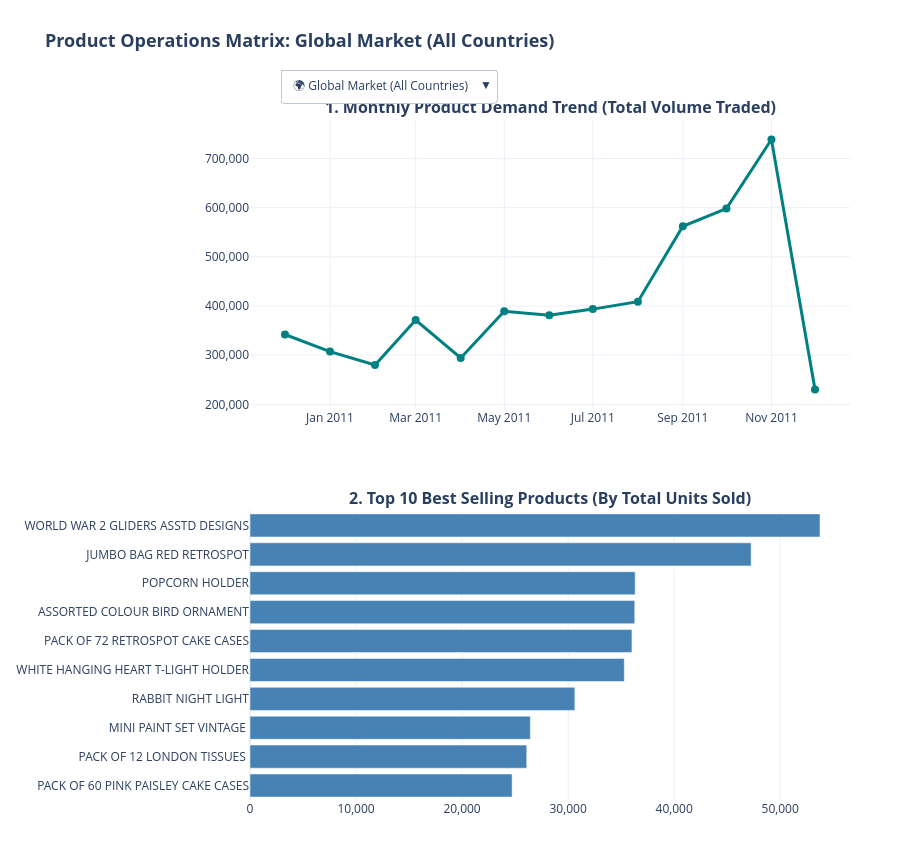

The cell this chart's notebook holds for it:
### Markdown cell above
Dashboard

### Code cell
import plotly.graph_objects as go
from plotly.subplots import make_subplots

# =========================================================================
# 1. SETUP DATE HORIZONS & FILTER CONSTANTS
# =========================================================================
# Ensure your time dimensions are mapped to structured string attributes
df['Month_Str'] = df['YearMonth'].dt.strftime('%Y-%m')

# Extract unique target countries, sorted alphabetically
available_countries = sorted(df['Country'].unique())

# Pre-aggregate a Master Dictionary for lightning-fast dropdown switching
# This maps out both Month-level trend charts and Product-level bar charts
country_data = {}

for country in available_countries:
    country_sub = df[df['Country'] == country]

    # Trace 0 Data: Monthly Trend (Summing Quantity)
    trend = country_sub.groupby('Month_Str')['Quantity'].sum().reset_index()

    # Trace 1 Data: Top 10 Best Sellers (Summing Quantity, sorted ascending for horizontal bar)
    products = country_sub.groupby('Description')['Quantity'].sum().reset_index()
    products = products.sort_values(by='Quantity', ascending=False).head(10)
    products = products.sort_values(by='Quantity', ascending=True) # Ascending for correct horizontal display

    country_data[country] = {'trend': trend, 'products': products}

# Generate an absolute baseline aggregate (The "Global View")
global_trend = df.groupby('Month_Str')['Quantity'].sum().reset_index()
global_products = df.groupby('Description')['Quantity'].sum().reset_index()
global_products = global_products.sort_values(by='Quantity', ascending=False).head(10)
global_products = global_products.sort_values(by='Quantity', ascending=True)


# =========================================================================
# 2. CONSTRUCT THE COMPOSITE SUBPLOT GRID FRAMEWORK
# =========================================================================
fig = make_subplots(
    rows=2, cols=1,
    row_heights=[0.50, 0.50],
    subplot_titles=(
        "<b>1. Monthly Product Demand Trend (Total Volume Traded)</b>",
        "<b>2. Top 10 Best Selling Products (By Total Units Sold)</b>"
    ),
    vertical_spacing=0.15
)

# Initialize Trace Index 0: Chronological line chart (Global Baseline)
fig.add_trace(
    go.Scatter(
        x=global_trend['Month_Str'],
        y=global_trend['Quantity'],
        mode='lines+markers',
        name='Quantity Trend',
        line=dict(color='#008080', width=3), # Teal theme
        marker=dict(size=8),
        hovertemplate='<b>Month Horizon</b>: %{x}<br><b>Units Shipped</b>: %{y:,}<extra></extra>'
    ), row=1, col=1
)

# Initialize Trace Index 1: Best sellers horizontal bar chart (Global Baseline)
fig.add_trace(
    go.Bar(
        x=global_products['Quantity'],
        y=global_products['Description'],
        orientation='h',
        name='Product Volume',
        marker_color='#4682B4', # Steel blue theme
        hovertemplate='<b>Product Name</b>: %{y}<br><b>Units Shipped</b>: %{x:,}<extra></extra>'
    ), row=2, col=1
)


# =========================================================================
# 3. GENERATE DYNAMIC DROP-DOWN UPDATER ARRAYS
# =========================================================================
dropdown_buttons = []

# Option 1: Global Baseline Reset Configuration
dropdown_buttons.append(dict(
    method="update",
    label="🌍 Global Market (All Countries)",
    args=[{
        "x": [global_trend['Month_Str'], global_products['Quantity']],
        "y": [global_trend['Quantity'], global_products['Description']]
    }, {
        "title.text": "<b>Product Operations Matrix: Global Market (All Countries)</b>"
    }]
))

# Option 2 to Z: Dynamic country filtering loop
for country in available_countries:
    c_trend = country_data[country]['trend']
    c_products = country_data[country]['products']

    dropdown_buttons.append(dict(
        method="update",
        label=f"📍 {country}",
        args=[{
            # Target trace arrays sequentially: [Trace 0 parameter shifts, Trace 1 parameter shifts]
            "x": [c_trend['Month_Str'], c_products['Quantity']],
            "y": [c_trend['Quantity'], c_products['Description']]
        }, {
            # Update dashboard title header to show selected market
            "title.text": f"<b>Product Operations Matrix: Performance Tracking for {country}</b>"
        }]
    ))


# =========================================================================
# 4. DASHBOARD STYLING & INTERFACE DESIGN POLISHING
# =========================================================================
fig.update_layout(
    title={
        'text': "<b>Product Operations Matrix: Global Market (All Countries)</b>",
        'y': 0.96, 'x': 0.05, 'xanchor': 'left', 'yanchor': 'top',
        'font': dict(size=18)
    },
    template="plotly_white",
    height=850, # Generous height to keep product descriptions clear
    showlegend=False,

    # Embed the interactive control dropdown panel
    updatemenus=[dict(
        buttons=dropdown_buttons,
        direction="down",
        pad={"r": 10, "t": 10},
        showactive=True,
        x=0.05, xanchor="left",
        y=1.09, yanchor="top"
    )]
)

# Apply unified format commas down our structural numeric value lines
fig.update_yaxes(tickformat=",d", row=1, col=1)
fig.update_xaxes(tickformat=",d", row=2, col=1)

# Enforce clean visual margins so y-axis text blocks do not slide off canvas edges
fig.update_layout(margin=dict(l=250, r=50, t=120, b=50))

# Render dashboard view
fig.show()

### Figure 1 — Plotly figure (JSON) as saved in the notebook; plotly's stock layout.template omitted (floating-point values rounded to 4 significant figures)
{"data": [{"hovertemplate": "<b>Month Horizon</b>: %{x}<br><b>Units Shipped</b>: %{y:,}<extra></extra>", "line": {"color": "#008080", "width": 3}, "marker": {"size": 8}, "mode": "lines+markers", "name": "Quantity Trend", "type": "scatter", "x": ["2010-12", "2011-01", "2011-02", "2011-03", "2011-04", "2011-05", "2011-06", "2011-07", "2011-08", "2011-09", "2011-10", "2011-11", "2011-12"], "xaxis": "x", "y": [342009, 307255, 280069, 371424, 294309, 389133, 381175, 393666, 408676, 562243, 598077, 738782, 230043], "yaxis": "y"}, {"hovertemplate": "<b>Product Name</b>: %{y}<br><b>Units Shipped</b>: %{x:,}<extra></extra>", "marker": {"color": "#4682B4"}, "name": "Product Volume", "orientation": "h", "type": "bar", "x": [24719, 26095, 26437, 30631, 35294, 36016, 36282, 36322, 47256, 53751], "xaxis": "x2", "y": ["PACK OF 60 PINK PAISLEY CAKE CASES", "PACK OF 12 LONDON TISSUES ", "MINI PAINT SET VINTAGE ", "RABBIT NIGHT LIGHT", "WHITE HANGING HEART T-LIGHT HOLDER", "PACK OF 72 RETROSPOT CAKE CASES", "ASSORTED COLOUR BIRD ORNAMENT", "POPCORN HOLDER", "JUMBO BAG RED RETROSPOT", "WORLD WAR 2 GLIDERS ASSTD DESIGNS"], "yaxis": "y2"}], "layout": {"annotations": [{"font": {"size": 16}, "showarrow": false, "text": "<b>1. Monthly Product Demand Trend (Total Volume Traded)</b>", "x": 0.5, "xanchor": "center", "xref": "paper", "y": 1, "yanchor": "bottom", "yref": "paper"}, {"font": {"size": 16}, "showarrow": false, "text": "<b>2. Top 10 Best Selling Products (By Total Units Sold)</b>", "x": 0.5, "xanchor": "center", "xref": "paper", "y": 0.425, "yanchor": "bottom", "yref": "paper"}], "height": 850, "margin": {"b": 50, "l": 250, "r": 50, "t": 120}, "showlegend": false, "title": {"font": {"size": 18}, "text": "<b>Product Operations Matrix: Global Market (All Countries)</b>", "x": 0.05, "xanchor": "left", "y": 0.96, "yanchor": "top"}, "updatemenus": [{"buttons": [{"args": [{"x": [["2010-12", "2011-01", "2011-02", "2011-03", "2011-04", "2011-05", "2011-06", "2011-07", "2011-08", "2011-09", "2011-10", "2011-11", "2011-12"], [24719, 26095, 26437, 30631, 35294, 36016, 36282, 36322, 47256, 53751]], "y": [[342009, 307255, 280069, 371424, 294309, 389133, 381175, 393666, 408676, 562243, 598077, 738782, 230043], ["PACK OF 60 PINK PAISLEY CAKE CASES", "PACK OF 12 LONDON TISSUES ", "MINI PAINT SET VINTAGE ", "RABBIT NIGHT LIGHT", "WHITE HANGING HEART T-LIGHT HOLDER", "PACK OF 72 RETROSPOT CAKE CASES", "ASSORTED COLOUR BIRD ORNAMENT", "POPCORN HOLDER", "JUMBO BAG RED RETROSPOT", "WORLD WAR 2 GLIDERS ASSTD DESIGNS"]]}, {"title.text": "<b>Product Operations Matrix: Global Market (All Countries)</b>"}], "label": "🌍 Global Market (All Countries)", "method": "update"}, {"args": [{"x": [["2010-12", "2011-01", "2011-02", "2011-03", "2011-04", "2011-05", "2011-06", "2011-07", "2011-08", "2011-09", "2011-10", "2011-11"], [700, 720, 720, 960, 994, 1024, 1344, 1704, 1884, 2916]], "y": [[444, 5644, 8659, 10329, 117, 8993, 15973, 5185, 12570, 4043, 7401, 3977], ["4 TRADITIONAL SPINNING TOPS", "BLUE HARMONICA IN BOX ", "MINI JIGSAW SPACEBOY", "SPACEBOY LUNCH BOX ", "HOMEMADE JAM SCENTED CANDLES", "DOLLY GIRL LUNCH BOX", "RED TOADSTOOL LED NIGHT LIGHT", "RED  HARMONICA IN BOX ", "RABBIT NIGHT LIGHT", "MINI PAINT SET VINTAGE "]]}, {"title.text": "<b>Product Operations Matrix: Performance Tracking for Australia</b>"}], "label": "📍 Australia", "method": "update"}, {"args": [{"x": [["2010-12", "2011-02", "2011-03", "2011-04", "2011-05", "2011-06", "2011-07", "2011-08", "2011-10", "2011-11", "2011-12"], [48, 48, 48, 48, 48, 48, 144, 144, 240, 288]], "y": [[3, 342, 982, 311, 476, -6, 573, 790, 491, 717, 148], ["PARTY CONES CANDY ASSORTED", "PACK OF 60 PINK PAISLEY CAKE CASES", "12 PENCILS SMALL TUBE RED RETROSPOT", "KIDS RAIN MAC BLUE", "TEA BAG PLATE RED RETROSPOT", "PLASTERS IN TIN CIRCUS PARADE ", "PACK OF 6 PANNETONE GIFT BOXES", "PACK OF 6 SWEETIE GIFT BOXES", "MINI JIGSAW PURDEY", "SET 12 KIDS COLOUR  CHALK STICKS"]]}, {"title.text": "<b>Product Operations Matrix: Performance Tracking for Austria</b>"}], "label": "📍 Austria", "method": "update"}, {"args": [{"x": [["2010-12", "2011-01", "2011-05"], [6, 6, 6, 6, 8, 8, 12, 24, 60, 96]], "y": [[54, -54, 260], ["CERAMIC CAKE BOWL + HANGING CAKES", "GREEN REGENCY TEACUP AND SAUCER", "NOVELTY BISCUITS CAKE STAND 3 TIER", "OCEAN SCENT CANDLE IN JEWELLED BOX", "MINI CAKE STAND WITH HANGING CAKES", "STRAWBERRY FAIRY CAKE TEAPOT", "S/4 PINK FLOWER CANDLES IN BOWL", "GROW A FLYTRAP OR SUNFLOWER IN TIN", "DOUGHNUT LIP GLOSS ", "ICE CREAM SUNDAE LIP GLOSS"]]}, {"title.text": "<b>Product Operations Matrix: Performance Tracking for Bahrain</b>"}], "label": "📍 Bahrain", "method": "update"}, {"args": [{"x": [["2010-12", "2011-01", "2011-02", "2011-03", "2011-04", "2011-05", "2011-06", "2011-07", "2011-08", "2011-09", "2011-10", "2011-11", "2011-12"], [288, 312, 312, 320, 336, 339, 339, 384, 420, 480]], "y": [[1755, 783, 1097, 1776, 1173, 1825, 2244, 1678, 2061, 1957, 3156, 2550, 1097], ["MINI PAINT SET VINTAGE ", "PACK OF 60 MUSHROOM CAKE CASES", "60 CAKE CASES DOLLY GIRL DESIGN", "FAIRY CAKES NOTEBOOK A7 SIZE", "PACK OF 60 DINOSAUR CAKE CASES", "DOLLY GIRL LUNCH BOX", "SPACEBOY LUNCH BOX ", "PACK OF 60 SPACEBOY CAKE CASES", "ROUND SNACK BOXES SET OF4 WOODLAND ", "PACK OF 72 RETROSPOT CAKE CASES"]]}, {"title.text": "<b>Product Operations Matrix: Performance Tracking for Belgium</b>"}], "label": "📍 Belgium", "method": "update"}, {"args": [{"x": [["2011-04"], [12, 16, 24, 24, 24, 24, 24, 24, 24, 24]], "y": [[356], ["EMERGENCY FIRST AID TIN ", "REGENCY CAKESTAND 3 TIER", "ROSES REGENCY TEACUP AND SAUCER ", "SET/3 RED GINGHAM ROSE STORAGE BOX", "GREEN REGENCY TEACUP AND SAUCER", "SET OF 4 PANTRY JELLY MOULDS", "SET OF 6 SPICE TINS PANTRY DESIGN", "PINK REGENCY TEACUP AND SAUCER", "SMALL HEART FLOWERS HOOK ", "DOLLY GIRL LUNCH BOX"]]}, {"title.text": "<b>Product Operations Matrix: Performance Tracking for Brazil</b>"}], "label": "📍 Brazil", "method": "update"}, {"args": [{"x": [["2011-03", "2011-05", "2011-06", "2011-07", "2011-08"], [36, 36, 36, 36, 36, 48, 50, 60, 288, 504]], "y": [[88, 504, 1092, 1027, 52], ["SAVE THE PLANET MUG", "MOTORING TISSUE BOX", "CARAVAN SQUARE TISSUE BOX", "DINOSAUR KEYRINGS ASSORTED", "RED RETROSPOT TISSUE BOX", "SCOTTIE DOGS BABY BIB", "LUNCH BAG  BLACK SKULL.", "COLOURING PENCILS BROWN TUBE", "WORLD WAR 2 GLIDERS ASSTD DESIGNS", "RETRO COFFEE MUGS ASSORTED"]]}, {"title.text": "<b>Product Operations Matrix: Performance Tracking for Canada</b>"}], "label": "📍 Canada", "method": "update"}, {"args": [{"x": [["2010-12", "2011-01", "2011-02", "2011-03", "2011-04", "2011-05", "2011-06", "2011-08", "2011-09", "2011-10", "2011-11", "2011-12"], [108, 120, 120, 144, 144, 200, 220, 220, 250, 407]], "y": [[80, 255, 935, 2104, 97, 221, 836, 2002, 763, 1407, 714, 59], ["WHITE HANGING HEART T-LIGHT HOLDER", "PLACE SETTING WHITE HEART", "PACK OF 72 RETROSPOT CAKE CASES", "POLKADOT PEN", "FUNKY DIVA PEN", "JUMBO BAG PINK POLKADOT", "JUMBO BAG APPLES", "JUMBO  BAG BAROQUE BLACK WHITE", "JUMBO BAG RED RETROSPOT", "RAIN PONCHO "]]}, {"title.text": "<b>Product Operations Matrix: Performance Tracking for Channel Islands</b>"}], "label": "📍 Channel Islands", "method": "update"}, {"args": [{"x": [["2010-12", "2011-01", "2011-02", "2011-03", "2011-04", "2011-06", "2011-09", "2011-10", "2011-11", "2011-12"], [72, 96, 96, 96, 96, 96, 144, 288, 288, 384]], "y": [[916, 144, 2190, 1005, -4, 356, 33, 1369, 293, -6], ["PLACE SETTING WHITE HEART", "HANGING WOOD AND FELT FLOWER", "HANGING JAM JAR T-LIGHT HOLDER", "AGED GLASS SILVER T-LIGHT HOLDER", "ASSORTED COLOUR T-LIGHT HOLDER", "BIRDCAGE DECORATION TEALIGHT HOLDER", "WHITE HANGING HEART T-LIGHT HOLDER", "GIRLS ALPHABET IRON ON PATCHES ", "BOYS ALPHABET IRON ON PATCHES", "HEART DECORATION PAINTED ZINC "]]}, {"title.text": "<b>Product Operations Matrix: Performance Tracking for Cyprus</b>"}], "label": "📍 Cyprus", "method": "update"}, {"args": [{"x": [["2011-02", "2011-04", "2011-10", "2011-11"], [24, 24, 24, 24, 24, 32, 48, 48, 72, 72]], "y": [[346, -39, 325, -40], ["12 PENCILS SMALL TUBE SKULL", "T-LIGHT HOLDER WHITE LACE", "SCOTTIES DESIGN WASHBAG", "ROUND SNACK BOXES SET OF4 WOODLAND ", "ROTATING SILVER ANGELS T-LIGHT HLDR", "DECORATION  BUTTERFLY  MAGIC GARDEN", "CHRISTMAS TABLE SILVER CANDLE SPIKE", "COLOUR GLASS T-LIGHT HOLDER HANGING", "WOODEN TREE CHRISTMAS SCANDINAVIAN", "WOODEN STAR CHRISTMAS SCANDINAVIAN"]]}, {"title.text": "<b>Product Operations Matrix: Performance Tracking for Czech Republic</b>"}], "label": "📍 Czech Republic", "method": "update"}, {"args": [{"x": [["2010-12", "2011-02", "2011-03", "2011-05", "2011-06", "2011-07", "2011-08", "2011-09", "2011-10", "2011-11", "2011-12"], [120, 124, 125, 144, 144, 160, 256, 270, 280, 288]], "y": [[454, 224, 879, 368, 1544, 241, 329, 1608, 831, 1537, 173], ["60 CAKE CASES DOLLY GIRL DESIGN", "CIRCUS PARADE LUNCH BOX ", "LUNCH BAG SUKI DESIGN ", "GROW A FLYTRAP OR SUNFLOWER IN TIN", "WORLD WAR 2 GLIDERS ASSTD DESIGNS", "DOLLY GIRL LUNCH BOX", "SET OF 12 MINI LOAF BAKING CASES", "GUMBALL COAT RACK", "SET OF 6 TEA TIME BAKING CASES", "RED  HARMONICA IN BOX "]]}, {"title.text": "<b>Product Operations Matrix: Performance Tracking for Denmark</b>"}], "label": "📍 Denmark", "method": "update"}, {"args": [{"x": [["2010-12", "2011-01", "2011-02", "2011-03", "2011-04", "2011-05", "2011-06", "2011-07", "2011-08", "2011-09", "2011-10", "2011-11", "2011-12"], [1139, 1175, 1176, 1200, 1219, 1296, 1440, 1492, 1536, 1728]], "y": [[5371, 8688, 5292, 9562, 4135, 7990, 12358, 22095, 7652, 22812, 15592, 16555, 4119], ["YOU'RE CONFUSING ME METAL SIGN ", "WRAP ALPHABET DESIGN", "72 SWEETHEART FAIRY CAKE CASES", "60 CAKE CASES VINTAGE CHRISTMAS", "COOK WITH WINE METAL SIGN ", "PACK OF 60 PINK PAISLEY CAKE CASES", "ASSORTED INCENSE PACK", "VINTAGE SNAP CARDS", "60 TEATIME FAIRY CAKE CASES", "PACK OF 72 RETROSPOT CAKE CASES"]]}, {"title.text": "<b>Product Operations Matrix: Performance Tracking for EIRE</b>"}], "label": "📍 EIRE", "method": "update"}, {"args": [{"x": [["2011-04", "2011-06", "2011-07"], [12, 12, 12, 18, 24, 24, 24, 24, 24, 24]], "y": [[34, 128, 335], ["MEASURING TAPE BABUSHKA BLUE", "SET OF 2 CERAMIC CHRISTMAS REINDEER", "SET OF 2 CERAMIC PAINTED HEARTS ", "OFFICE MUG WARMER CHOC+BLUE", "WHITE ROCKING HORSE HAND PAINTED", "SET OF 60 PANTRY DESIGN CAKE CASES ", "ROCKING HORSE GREEN CHRISTMAS ", "RED ROCKING HORSE HAND PAINTED", "SET OF 60 VINTAGE LEAF CAKE CASES ", "ROCKING HORSE RED CHRISTMAS "]]}, {"title.text": "<b>Product Operations Matrix: Performance Tracking for European Community</b>"}], "label": "📍 European Community", "method": "update"}, {"args": [{"x": [["2010-12", "2011-01", "2011-02", "2011-03", "2011-04", "2011-06", "2011-07", "2011-08", "2011-09", "2011-10", "2011-11", "2011-12"], [156, 160, 192, 192, 192, 192, 196, 200, 300, 480]], "y": [[1254, 765, 141, 2534, 788, 157, 1273, 692, 515, 1114, 1084, 349], ["RABBIT NIGHT LIGHT", "RED POLKADOT BEAKER ", "PACK OF 60 PINK PAISLEY CAKE CASES", "60 TEATIME FAIRY CAKE CASES", "PACK OF 12 WOODLAND TISSUES ", "ICE CREAM PEN LIP GLOSS ", "CHILDRENS CUTLERY POLKADOT GREEN ", "DOUGHNUT LIP GLOSS ", "CHILDRENS CUTLERY POLKADOT BLUE", "CHILDRENS CUTLERY POLKADOT PINK"]]}, {"title.text": "<b>Product Operations Matrix: Performance Tracking for Finland</b>"}], "label": "📍 Finland", "method": "update"}, {"args": [{"x": [["2010-12", "2011-01", "2011-02", "2011-03", "2011-04", "2011-05", "2011-06", "2011-07", "2011-08", "2011-09", "2011-10", "2011-11", "2011-12"], [1012, 1116, 1127, 1143, 1176, 1204, 1272, 1314, 2196, 4023]], "y": [[4978, 9155, 5301, 8637, 2216, 9776, 9441, 5656, 7948, 12912, 13731, 17055, 3631], ["PLASTERS IN TIN SPACEBOY", "SET/6 RED SPOTTY PAPER PLATES", "PLASTERS IN TIN CIRCUS PARADE ", "PLASTERS IN TIN WOODLAND ANIMALS", "PACK OF 72 RETROSPOT CAKE CASES", "ASSORTED COLOUR BIRD ORNAMENT", "SET/6 RED SPOTTY PAPER CUPS", "RED TOADSTOOL LED NIGHT LIGHT", "MINI PAINT SET VINTAGE ", "RABBIT NIGHT LIGHT"]]}, {"title.text": "<b>Product Operations Matrix: Performance Tracking for France</b>"}], "label": "📍 France", "method": "update"}, {"args": [{"x": [["2010-12", "2011-01", "2011-02", "2011-03", "2011-04", "2011-05", "2011-06", "2011-07", "2011-08", "2011-09", "2011-10", "2011-11", "2011-12"], [800, 814, 841, 875, 936, 1002, 1019, 1104, 1164, 1206]], "y": [[6710, 8882, 4083, 7675, 5692, 12941, 7316, 8991, 9560, 11025, 17628, 12903, 3933], ["POPART WOODEN PENCILS ASST", "JAM MAKING SET PRINTED", "PLASTERS IN TIN WOODLAND ANIMALS", "SPACEBOY LUNCH BOX ", "PACK OF 6 BIRDY GIFT TAGS", "PACK OF 72 RETROSPOT CAKE CASES", "WOODLAND CHARLOTTE BAG", "POSTAGE", "ASSORTED COLOURS SILK FAN", "ROUND SNACK BOXES SET OF4 WOODLAND "]]}, {"title.text": "<b>Product Operations Matrix: Performance Tracking for Germany</b>"}], "label": "📍 Germany", "method": "update"}, {"args": [{"x": [["2011-01", "2011-03", "2011-04", "2011-07", "2011-12"], [24, 24, 24, 24, 24, 24, 24, 32, 48, 48]], "y": [[526, 289, 262, 243, 236], ["SET OF 3 WOODEN HEART DECORATIONS", "SET/20 STRAWBERRY PAPER NAPKINS ", "FRIDGE MAGNETS US DINER ASSORTED", "SET 3 PAPER VINTAGE CHICK PAPER EGG", "SET OF 3 CAKE TINS PANTRY DESIGN ", "KNICKERBOCKERGLORY MAGNET ASSORTED ", "SET OF 4 JAM JAR MAGNETS", "SET OF 4 NAPKIN CHARMS CUTLERY", "4 LAVENDER BOTANICAL DINNER CANDLES", "4 PEAR BOTANICAL DINNER CANDLES"]]}, {"title.text": "<b>Product Operations Matrix: Performance Tracking for Greece</b>"}], "label": "📍 Greece", "method": "update"}, {"args": [{"x": [["2011-01", "2011-03", "2011-04", "2011-05", "2011-06", "2011-08", "2011-09", "2011-10", "2011-11"], [96, 96, 96, 108, 108, 120, 120, 120, 144, 150]], "y": [[1061, 0, 732, 1262, 537, 736, 0, 381, 0], ["ASSORTED MONKEY SUCTION CUP HOOK", "10 COLOUR SPACEBOY PEN", "GREEN POLKADOT BOWL", "PARTY CHARMS 50 PIECES", "4 TRADITIONAL SPINNING TOPS", "BLUE POLKADOT BOWL", "PINK POLKADOT BOWL", "RED RETROSPOT BOWL", "WORLD WAR 2 GLIDERS ASSTD DESIGNS", "ROUND SNACK BOXES SET OF4 WOODLAND "]]}, {"title.text": "<b>Product Operations Matrix: Performance Tracking for Hong Kong</b>"}], "label": "📍 Hong Kong", "method": "update"}, {"args": [{"x": [["2010-12", "2011-01", "2011-04", "2011-06", "2011-08", "2011-10", "2011-12"], [48, 48, 72, 72, 72, 72, 84, 108, 126, 240]], "y": [[319, 315, 483, 196, 277, 676, 192], ["VINTAGE HEADS AND TAILS CARD GAME ", "SET OF 60 VINTAGE LEAF CAKE CASES ", "60 TEATIME FAIRY CAKE CASES", "72 SWEETHEART FAIRY CAKE CASES", "SMALL HEART MEASURING SPOONS", "RED TOADSTOOL LED NIGHT LIGHT", "RABBIT NIGHT LIGHT", "MINI PAINT SET VINTAGE ", "3D DOG PICTURE PLAYING CARDS", "ICE CREAM SUNDAE LIP GLOSS"]]}, {"title.text": "<b>Product Operations Matrix: Performance Tracking for Iceland</b>"}], "label": "📍 Iceland", "method": "update"}, {"args": [{"x": [["2010-12", "2011-01", "2011-02", "2011-04", "2011-07", "2011-08", "2011-09", "2011-10"], [60, 60, 60, 60, 72, 72, 96, 96, 110, 130]], "y": [[-56, 100, 286, 30, 633, 3028, 233, 96], ["SET OF 4 KNICK KNACK TINS DOILEY ", "RED RETROSPOT SHOPPER BAG", "DOILEY STORAGE TIN", "STRAWBERRY SHOPPER BAG", "REGENCY TEA PLATE ROSES ", "ASS FLORAL PRINT MULTI SCREWDRIVER", "BLUE STRIPE CERAMIC DRAWER KNOB", "ROUND SNACK BOXES SET OF4 WOODLAND ", "RED RETROSPOT CHARLOTTE BAG", "WOODLAND CHARLOTTE BAG"]]}, {"title.text": "<b>Product Operations Matrix: Performance Tracking for Israel</b>"}], "label": "📍 Israel", "method": "update"}, {"args": [{"x": [["2010-12", "2011-01", "2011-02", "2011-03", "2011-04", "2011-05", "2011-06", "2011-07", "2011-08", "2011-09", "2011-10", "2011-11", "2011-12"], [72, 72, 72, 96, 96, 112, 120, 168, 200, 240]], "y": [[293, 1096, 110, 685, 653, 267, 51, 22, 1128, 48, 1582, 2019, 45], ["FAIRY TALE COTTAGE NIGHTLIGHT", "PLASTERS IN TIN CIRCUS PARADE ", "RABBIT NIGHT LIGHT", "SCOTTIE DOGS BABY BIB", "BIG DOUGHNUT FRIDGE MAGNETS", "POPCORN HOLDER", "FEATHER PEN,LIGHT PINK", "FEATHER PEN,COAL BLACK", "ICE CREAM BUBBLES", "FEATHER PEN,HOT PINK"]]}, {"title.text": "<b>Product Operations Matrix: Performance Tracking for Italy</b>"}], "label": "📍 Italy", "method": "update"}, {"args": [{"x": [["2010-12", "2011-01", "2011-02", "2011-03", "2011-04", "2011-05", "2011-06", "2011-07", "2011-08", "2011-09", "2011-10", "2011-11", "2011-12"], [576, 577, 577, 577, 577, 577, 577, 870, 1201, 3401]], "y": [[4093, -45, 2999, 1, 7401, 743, 2256, 2328, -27, 144, 1124, 4250, -49], ["SET 12 KIDS COLOUR  CHALK STICKS", "WORLD WAR 2 GLIDERS ASSTD DESIGNS", "MINI PAINT SET VINTAGE ", "MAGIC DRAWING SLATE BAKE A CAKE ", "MAGIC DRAWING SLATE CIRCUS PARADE  ", "MAGIC DRAWING SLATE PURDEY", "MAGIC DRAWING SLATE SPACEBOY ", "ROUND SNACK BOXES SET OF 4 FRUITS ", "PACK OF 12 TRADITIONAL CRAYONS", "RABBIT NIGHT LIGHT"]]}, {"title.text": "<b>Product Operations Matrix: Performance Tracking for Japan</b>"}], "label": "📍 Japan", "method": "update"}, {"args": [{"x": [["2011-01"], [12, 12, 12, 12, 12, 12, 12, 12, 15, 24]], "y": [[386], ["PHARMACIE FIRST AID TIN", "SALLE DE BAIN HOOK", "GINGERBREAD MAN COOKIE CUTTER", "GARLAND WOODEN HAPPY EASTER", "FRIDGE MAGNETS US DINER ASSORTED", "FIRST AID TIN", "SET OF 3 CAKE TINS PANTRY DESIGN ", "SET OF 6 SPICE TINS PANTRY DESIGN", "PARTY BUNTING", "ASSTD FRUIT+FLOWERS FRIDGE MAGNETS"]]}, {"title.text": "<b>Product Operations Matrix: Performance Tracking for Lebanon</b>"}], "label": "📍 Lebanon", "method": "update"}, {"args": [{"x": [["2010-12"], [24, 28, 30, 32, 36, 36, 36, 36, 48, 48]], "y": [[652], ["BLUE FELT EASTER EGG BASKET", "FELTCRAFT PRINCESS OLIVIA DOLL", "CHRISTMAS CRAFT HEART STOCKING ", "FELTCRAFT PRINCESS LOLA DOLL", "BLUE HARMONICA IN BOX ", "GREY FLORAL FELTCRAFT SHOULDER BAG", "GOLD MUG BONE CHINA TREE OF LIFE", "SILVER MUG BONE CHINA TREE OF LIFE", "FELTCRAFT DOLL ROSIE", "RED  HARMONICA IN BOX "]]}, {"title.text": "<b>Product Operations Matrix: Performance Tracking for Lithuania</b>"}], "label": "📍 Lithuania", "method": "update"}, {"args": [{"x": [["2011-06", "2011-08", "2011-11", "2011-12"], [22, 24, 24, 24, 24, 24, 24, 25, 56, 75]], "y": [[399, 377, 176, -8], ["GOLD MUG BONE CHINA TREE OF LIFE", "FILIGREE HEART BIRD WHITE ", "FILIGREE HEART DAISY WHITE", "OPIUM SCENTED VOTIVE CANDLE", "PACK OF 12 PINK PAISLEY TISSUES ", "PACK OF 12 SUKI TISSUES ", "CHOC TRUFFLE GOLD TRINKET POT ", "WRAP CHRISTMAS VILLAGE", "CHRISTMAS PUDDING TRINKET POT ", "GRAND CHOCOLATECANDLE"]]}, {"title.text": "<b>Product Operations Matrix: Performance Tracking for Malta</b>"}], "label": "📍 Malta", "method": "update"}, {"args": [{"x": [["2010-12", "2011-01", "2011-02", "2011-03", "2011-04", "2011-05", "2011-06", "2011-07", "2011-08", "2011-09", "2011-10", "2011-11", "2011-12"], [2000, 2016, 2100, 2310, 2388, 3132, 4128, 4132, 4528, 4801]], "y": [[6811, 20417, 16360, 14828, 1768, 19936, 19732, 10, 28531, 17309, 27230, 18662, 7958], ["JUMBO BAG RED RETROSPOT", "5 HOOK HANGER RED MAGIC TOADSTOOL", "RED RETROSPOT CHARLOTTE BAG", "WOODLAND CHARLOTTE BAG", "RED TOADSTOOL LED NIGHT LIGHT", "ROUND SNACK BOXES SET OF4 WOODLAND ", "PACK OF 72 RETROSPOT CAKE CASES", "DOLLY GIRL LUNCH BOX", "SPACEBOY LUNCH BOX ", "RABBIT NIGHT LIGHT"]]}, {"title.text": "<b>Product Operations Matrix: Performance Tracking for Netherlands</b>"}], "label": "📍 Netherlands", "method": "update"}, {"args": [{"x": [["2010-12", "2011-02", "2011-03", "2011-06", "2011-07", "2011-08", "2011-09", "2011-10", "2011-11", "2011-12"], [168, 168, 192, 204, 216, 240, 300, 384, 504, 576]], "y": [[3582, 295, 90, 2009, 586, 611, 4655, 1692, 3406, 2319], ["60 TEATIME FAIRY CAKE CASES", "TRAVEL CARD WALLET KEEP CALM", "PACK OF 60 PINK PAISLEY CAKE CASES", "SMALL CERAMIC TOP STORAGE JAR ", "PACK OF 72 RETROSPOT CAKE CASES", "PINK HEART SHAPE EGG FRYING PAN", "POPCORN HOLDER", "FENG SHUI PILLAR CANDLE", "GROW A FLYTRAP OR SUNFLOWER IN TIN", "SMALL FOLDING SCISSOR(POINTED EDGE)"]]}, {"title.text": "<b>Product Operations Matrix: Performance Tracking for Norway</b>"}], "label": "📍 Norway", "method": "update"}, {"args": [{"x": [["2010-12", "2011-01", "2011-02", "2011-03", "2011-04", "2011-05", "2011-06", "2011-07", "2011-08", "2011-09", "2011-11"], [48, 55, 58, 60, 80, 96, 100, 108, 138, 144]], "y": [[140, 288, 297, 153, 432, 616, 70, 285, 186, 253, 933], ["FOLKART STAR CHRISTMAS DECORATIONS", "RECIPE BOX PANTRY YELLOW DESIGN", "SET OF 4 PANTRY JELLY MOULDS", "PANTRY WASHING UP BRUSH", "SMALL CHINESE STYLE SCISSOR", "CERAMIC STRAWBERRY DESIGN MUG", "LARGE CHINESE STYLE SCISSOR", "JAM MAKING SET PRINTED", "CERAMIC CAKE DESIGN SPOTTED MUG", "STRAWBERRY CERAMIC TRINKET BOX"]]}, {"title.text": "<b>Product Operations Matrix: Performance Tracking for Poland</b>"}], "label": "📍 Poland", "method": "update"}, {"args": [{"x": [["2010-12", "2011-01", "2011-02", "2011-03", "2011-04", "2011-05", "2011-06", "2011-07", "2011-08", "2011-09", "2011-10", "2011-11", "2011-12"], [140, 145, 170, 171, 175, 180, 190, 215, 218, 240]], "y": [[945, 2078, 558, 1626, 951, 310, 420, 1436, 1014, 899, 3277, 1073, 1566], ["JUMBO BAG SCANDINAVIAN BLUE PAISLEY", "72 SWEETHEART FAIRY CAKE CASES", "PACK OF 72 RETROSPOT CAKE CASES", "LUNCH BAG CARS BLUE", "RED RETROSPOT WRAP ", "FRIDGE MAGNETS LES ENFANTS ASSORTED", "JUMBO SHOPPER VINTAGE RED PAISLEY", "LUNCH BAG RED RETROSPOT", "60 TEATIME FAIRY CAKE CASES", "POLKADOT PEN"]]}, {"title.text": "<b>Product Operations Matrix: Performance Tracking for Portugal</b>"}], "label": "📍 Portugal", "method": "update"}, {"args": [{"x": [["2011-10"], [10, 10, 10, 10, 10, 12, 12, 12, 12, 12]], "y": [[351], ["JUMBO BAG VINTAGE DOILY ", "JUMBO SHOPPER VINTAGE RED PAISLEY", "LUNCH BAG PINK POLKADOT", "LUNCH BAG RED RETROSPOT", "LUNCH BAG VINTAGE DOILY ", "4 TRADITIONAL SPINNING TOPS", "PACK OF 6 BIRDY GIFT TAGS", "ASSORTED BOTTLE TOP  MAGNETS ", "WOODEN BOX OF DOMINOES", "SET OF 20 KIDS COOKIE CUTTERS"]]}, {"title.text": "<b>Product Operations Matrix: Performance Tracking for RSA</b>"}], "label": "📍 RSA", "method": "update"}, {"args": [{"x": [["2011-02", "2011-03"], [1, 2, 6, 6, 12, 12, 12, 12, 12]], "y": [[80, -5], ["GLASS JAR DAISY FRESH COTTON WOOL", "GOLD EAR MUFF HEADPHONES", "GLASS JAR MARMALADE ", "GLASS JAR PEACOCK BATH SALTS", "ASSORTED BOTTLE TOP  MAGNETS ", "HOMEMADE JAM SCENTED CANDLES", "PLASTERS IN TIN CIRCUS PARADE ", "PLASTERS IN TIN SKULLS", "PLASTERS IN TIN STRONGMAN"]]}, {"title.text": "<b>Product Operations Matrix: Performance Tracking for Saudi Arabia</b>"}], "label": "📍 Saudi Arabia", "method": "update"}, {"args": [{"x": [["2011-01", "2011-04", "2011-07", "2011-10"], [72, 75, 94, 96, 96, 100, 144, 200, 240, 384]], "y": [[1091, 1384, 2160, 599], ["GRAND CHOCOLATECANDLE", "RED RETROSPOT PICNIC BAG", "DOVE DECORATION PAINTED ZINC ", "TEA BAG PLATE RED RETROSPOT", "PARTY PIZZA DISH GREEN POLKADOT", "POPCORN HOLDER", "GIN & TONIC DIET GREETING CARD ", "SMALL POPCORN HOLDER", "PARTY PIZZA DISH RED RETROSPOT", "CHRISTMAS TREE PAINTED ZINC "]]}, {"title.text": "<b>Product Operations Matrix: Performance Tracking for Singapore</b>"}], "label": "📍 Singapore", "method": "update"}, {"args": [{"x": [["2010-12", "2011-01", "2011-02", "2011-03", "2011-04", "2011-05", "2011-06", "2011-07", "2011-08", "2011-09", "2011-10", "2011-11", "2011-12"], [264, 266, 288, 360, 360, 406, 417, 558, 653, 729]], "y": [[867, 3837, 866, 2540, 953, 1468, 1537, 3424, 1596, 2681, 3329, 3452, 256], ["PACK OF 72 RETROSPOT CAKE CASES", "LUNCH BAG RED RETROSPOT", "WORLD WAR 2 GLIDERS ASSTD DESIGNS", "BLUE 3 PIECE POLKADOT CUTLERY SET", "PINK 3 PIECE POLKADOT CUTLERY SET", "LUNCH BAG PINK POLKADOT", "ASSORTED COLOUR BIRD ORNAMENT", "LUNCH BAG CARS BLUE", "CHILDRENS CUTLERY POLKADOT BLUE", "CHILDRENS CUTLERY POLKADOT PINK"]]}, {"title.text": "<b>Product Operations Matrix: Performance Tracking for Spain</b>"}], "label": "📍 Spain", "method": "update"}, {"args": [{"x": [["2010-12", "2011-01", "2011-02", "2011-03", "2011-04", "2011-05", "2011-06", "2011-07", "2011-08", "2011-09", "2011-10", "2011-11", "2011-12"], [752, 768, 804, 960, 984, 984, 984, 1080, 2304, 2916]], "y": [[3714, 3096, 250, 5263, 310, 2829, 404, 6006, 1303, 4344, 6151, 1962, 0], ["SET 40 HEART SHAPE PETIT FOUR CASES", "12 PENCILS SMALL TUBE RED RETROSPOT", "ASSORTED COLOURS SILK FAN", "60 CAKE CASES DOLLY GIRL DESIGN", "PACK OF 72 RETROSPOT CAKE CASES", "PACK OF 60 PINK PAISLEY CAKE CASES", "60 CAKE CASES VINTAGE CHRISTMAS", "BUBBLEGUM RING ASSORTED", "WORLD WAR 2 GLIDERS ASSTD DESIGNS", "MINI PAINT SET VINTAGE "]]}, {"title.text": "<b>Product Operations Matrix: Performance Tracking for Sweden</b>"}], "label": "📍 Sweden", "method": "update"}, {"args": [{"x": [["2010-12", "2011-01", "2011-02", "2011-03", "2011-04", "2011-05", "2011-06", "2011-07", "2011-08", "2011-09", "2011-10", "2011-11"], [264, 264, 270, 288, 300, 340, 432, 467, 479, 639]], "y": [[714, 2993, 1105, 986, 777, 2245, 3965, 1702, 2960, 4243, 4847, 3775], ["PACK OF 60 SPACEBOY CAKE CASES", "WOODLAND  STICKERS", "RED RETROSPOT CHARLOTTE BAG", "GIRLS ALPHABET IRON ON PATCHES ", "PLASTERS IN TIN CIRCUS PARADE ", "WOODLAND CHARLOTTE BAG", "PACK OF 72 RETROSPOT CAKE CASES", "PLASTERS IN TIN SPACEBOY", "ROUND SNACK BOXES SET OF4 WOODLAND ", "PLASTERS IN TIN WOODLAND ANIMALS"]]}, {"title.text": "<b>Product Operations Matrix: Performance Tracking for Switzerland</b>"}], "label": "📍 Switzerland", "method": "update"}, {"args": [{"x": [["2011-04", "2011-10", "2011-12"], [32, 36, 36, 48, 48, 48, 48, 48, 72, 88]], "y": [[137, 489, 408], ["SET OF 6 TEA TIME BAKING CASES", "PARTY CONES CANDY TREE DECORATION", "PACK OF 20 NAPKINS PANTRY DESIGN", "SET/10 RED POLKADOT PARTY CANDLES", "SET/10 PINK POLKADOT PARTY CANDLES", "SET 6 SCHOOL MILK BOTTLES IN CRATE", "SET/10 IVORY POLKADOT PARTY CANDLES", "SET/10 BLUE POLKADOT PARTY CANDLES", "12 PENCILS SMALL TUBE RED RETROSPOT", "SET 12 COLOURING PENCILS DOILY"]]}, {"title.text": "<b>Product Operations Matrix: Performance Tracking for USA</b>"}], "label": "📍 USA", "method": "update"}, {"args": [{"x": [["2011-02", "2011-09"], [24, 24, 24, 25, 25, 25, 36, 36, 72, 72]], "y": [[496, 486], ["LADIES & GENTLEMEN METAL SIGN", "10 COLOUR SPACEBOY PEN", "STRAWBERRY CERAMIC TRINKET BOX", "WRAP PAISLEY PARK ", "SPACEBOY GIFT WRAP", "WRAP  VINTAGE DOILY ", "MINI PAINT SET VINTAGE ", "BLUE PAISLEY TISSUE BOX", "ASSORTED CHEESE FRIDGE MAGNETS", "BIG DOUGHNUT FRIDGE MAGNETS"]]}, {"title.text": "<b>Product Operations Matrix: Performance Tracking for United Arab Emirates</b>"}], "label": "📍 United Arab Emirates", "method": "update"}, {"args": [{"x": [["2010-12", "2011-01", "2011-02", "2011-03", "2011-04", "2011-05", "2011-06", "2011-07", "2011-08", "2011-09", "2011-10", "2011-11", "2011-12"], [20322, 22765, 23213, 24679, 25087, 33171, 33580, 34353, 43060, 48230]], "y": [[297916, 235754, 227757, 299397, 262878, 315300, 298082, 326728, 323115, 471023, 483208, 641088, 203617], ["ASSORTED COLOURS SILK FAN", "BROCADE RING PURSE ", "VICTORIAN GLASS HANGING T-LIGHT", "PACK OF 72 RETROSPOT CAKE CASES", "PACK OF 12 LONDON TISSUES ", "WHITE HANGING HEART T-LIGHT HOLDER", "ASSORTED COLOUR BIRD ORNAMENT", "POPCORN HOLDER", "JUMBO BAG RED RETROSPOT", "WORLD WAR 2 GLIDERS ASSTD DESIGNS"]]}, {"title.text": "<b>Product Operations Matrix: Performance Tracking for United Kingdom</b>"}], "label": "📍 United Kingdom", "method": "update"}, {"args": [{"x": [["2011-04", "2011-05", "2011-06", "2011-07", "2011-08", "2011-09", "2011-11"], [33, 36, 36, 36, 37, 40, 48, 48, 48, 96]], "y": [[282, 803, 78, 1049, 185, 257, 641], ["TRADITIONAL WOODEN SKIPPING ROPE", "BUBBLEGUM RING ASSORTED", "PACK OF 6 LARGE FRUIT STRAWS ", "60 CAKE CASES VINTAGE CHRISTMAS", "PACK OF 72 RETROSPOT CAKE CASES", "6 ROCKET BALLOONS ", "72 SWEETHEART FAIRY CAKE CASES", "SET/6 BEAD COASTERS GAUZE BAG GOLD", "ICE CREAM SUNDAE LIP GLOSS", "WORLD WAR 2 GLIDERS ASSTD DESIGNS"]]}, {"title.text": "<b>Product Operations Matrix: Performance Tracking for Unspecified</b>"}], "label": "📍 Unspecified", "method": "update"}], "direction": "down", "pad": {"r": 10, "t": 10}, "showactive": true, "x": 0.05, "xanchor": "left", "y": 1.09, "yanchor": "top"}], "xaxis": {"anchor": "y", "domain": [0, 1]}, "xaxis2": {"anchor": "y2", "domain": [0, 1], "tickformat": ",d"}, "yaxis": {"anchor": "x", "domain": [0.575, 1], "tickformat": ",d"}, "yaxis2": {"anchor": "x2", "domain": [0, 0.425]}}}
